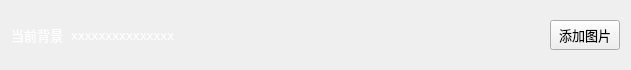
                  <widget class="QWidget" name="verticalWidget_28" native="true">
                   <property name="minimumSize">
                    <size>
                     <width>0</width>
                     <height>70</height>
                    </size>
                   </property>
                   <property name="maximumSize">
                    <size>
                     <width>16777215</width>
                     <height>70</height>
                    </size>
                   </property>
                   <property name="styleSheet">
                    <string notr="true">#verticalWidget_28{	border: 1px solid rgba(197, 197, 197,50);
	
	background-color: rgba(255, 255, 255, 20);
	border-radius: 5px;}</string>
                   </property>
                   <layout class="QHBoxLayout" name="horizontalLayout_37">
                    <item>
                     <widget class="QWidget" name="horizontalWidget_27" native="true">
                      <property name="minimumSize">
                       <size>
                        <width>0</width>
                        <height>40</height>
                       </size>
                      </property>
                      <property name="maximumSize">
                       <size>
                        <width>16777215</width>
                        <height>40</height>
                       </size>
                      </property>
                      <layout class="QVBoxLayout" name="verticalLayout_32">
                       <property name="spacing">
                        <number>0</number>
                       </property>
                       <property name="leftMargin">
                        <number>0</number>
                       </property>
                       <property name="topMargin">
                        <number>0</number>
                       </property>
                       <property name="rightMargin">
                        <number>0</number>
                       </property>
                       <property name="bottomMargin">
                        <number>0</number>
                       </property>
                       <item>
                        <widget class="QLabel" name="label_currentBackground">
                         <property name="font">
                          <font>
                           <family>OPPOSans B</family>
                           <pointsize>10</pointsize>
                           <stylestrategy>PreferAntialias</stylestrategy>
                          </font>
                         </property>
                         <property name="styleSheet">
                          <string notr="true">color: rgb(255, 255, 255);</string>
                         </property>
                         <property name="text">
                          <string>当前背景</string>
                         </property>
                        </widget>
                       </item>
                      </layout>
                     </widget>
                    </item>
                    <item>
                     <widget class="QLineEdit" name="lineEdit_currentBackground">
                      <property name="font">
                       <font>
                        <family>OPPOSans B</family>
                        <pointsize>10</pointsize>
                        <stylestrategy>PreferAntialias</stylestrategy>
                       </font>
                      </property>
                      <property name="styleSheet">
                       <string notr="true">QLineEdit{
color: rgb(255, 255, 255);
border-radius: 14px;
	background-color: rgba(255, 255, 255, 0);
border: 0px solid rgba(255, 255, 255, 0);
}</string>
                      </property>
                      <property name="text">
                       <string>xxxxxxxxxxxxxxx</string>
                      </property>
                      <property name="readOnly">
                       <bool>true</bool>
                      </property>
                     </widget>
                    </item>
                    <item>
                     <spacer name="horizontalSpacer_66">
                      <property name="orientation">
                       <enum>Qt::Horizontal</enum>
                      </property>
                      <property name="sizeHint" stdset="0">
                       <size>
                        <width>352</width>
                        <height>20</height>
                       </size>
                      </property>
                     </spacer>
                    </item>
                    <item>
                     <widget class="QToolButton" name="toolButton_currentBackground">
                      <property name="minimumSize">
                       <size>
                        <width>70</width>
                        <height>30</height>
                       </size>
                      </property>
                      <property name="font">
                       <font>
                        <family>OPPOSans B</family>
                        <pointsize>10</pointsize>
                        <stylestrategy>PreferAntialias</stylestrategy>
                       </font>
                      </property>
                      <property name="styleSheet">
                       <string notr="true"/>
                      </property>
                      <property name="text">
                       <string>添加图片</string>
                      </property>
                     </widget>
                    </item>
                   </layout>
                  </widget>
